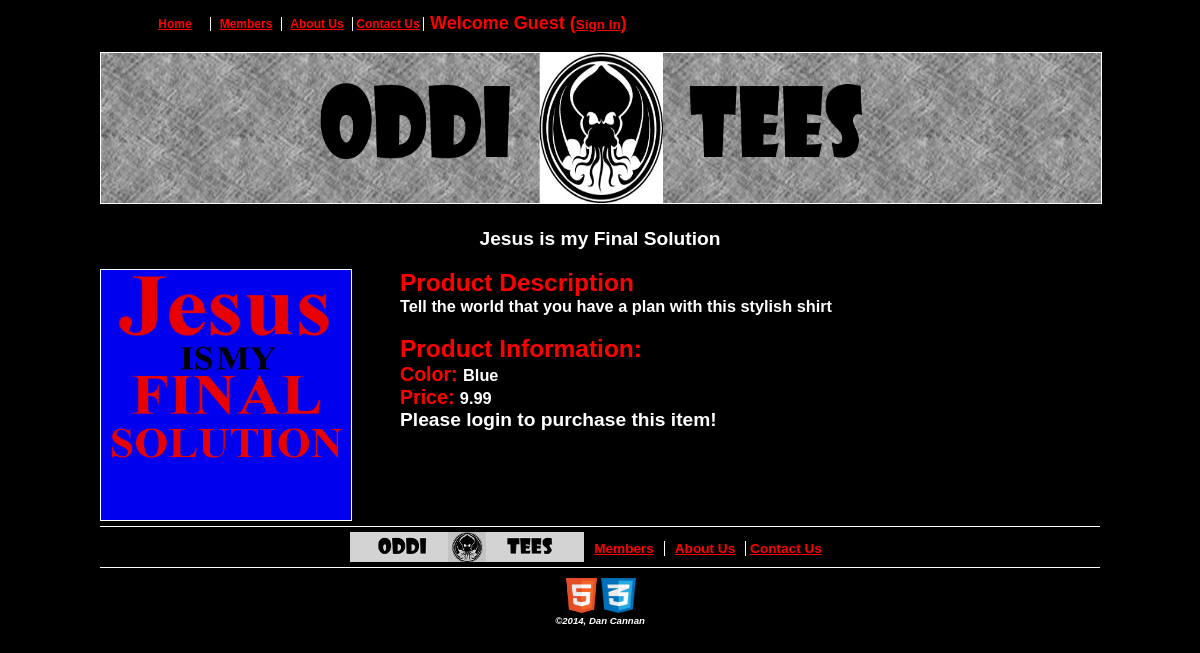
Page /jesus/index.php on the committed database.
### tables this page shows
CREATE TABLE IF NOT EXISTS `products` (
  `prodid` int(11) NOT NULL AUTO_INCREMENT,
  `name` varchar(30) NOT NULL,
  `description` varchar(200) NOT NULL,
  `price` decimal(3,2) NOT NULL,
  `image` varchar(80) NOT NULL,
  `color` varchar(10) NOT NULL,
  PRIMARY KEY (`prodid`)
);

### jesus/index.php (the view, shortened to what this page needs)
<!DOCTYPE html>
<?php
	include('../include/server-connect.php');
?>
<html lang="en">
  <head>
    <link type="text/css" rel="stylesheet" href="../stylesheets/project.css" />
  </head>
  <body>
	<div id="header">
		<ul id="sitenav">
			<li>
				<a href="../home.php">Home</a>
			</li>
			<li>
				<a href="../login.php">Members</a>
			</li>
			<li>
				<a href="../about.php">About Us</a>
			</li>
			<li>
				<a href="../contact.php">Contact Us</a>
			</li>
		</ul>
		<?php
			if (isset($_SESSION['customer']))
			{
				$cart = 0;
				$max = count($_SESSION['cart']);
				$name = $_SESSION['customer'];
				for ($i = 0; $i < $max; $i++)
				{
					$cart += $_SESSION['cart'][$i]['quantity'];
				}
				echo '
				<div id="welcome">
					<p class="welcomename">
						Welcome ' . $name . ' (<a class="smallmessage" href="../logout.php">Sign Out</a>)
					</p>
				</div>
				<div id="carticon">
					<p>
						<img src="../images/cart.jpg" alt="Shopping cart" />
					</p>
				</div>
				<div id="cartmessage">
					<p class="carttext">
						<a href="../cart.php">My Cart</a>
						(' . $cart . ')
					</p>
				</div>';
			}
			else
			{
				$name = 'Guest';
				echo '
				<div id="welcome">
					<p class="welcomename">Welcome ' . $name . ' (<a class="smallmessage" href="../login.php">Sign In</a>)
				</div>';
			}
		?>
	</div>
	<div id="main">
		<div id="toplogo">
			<img src="../images/big-logo.jpg" alt="Large size logo" />
		</div>
		<div id="prodinfo">
			<?php
				$prodid = 6;
				$query = "SELECT * FROM products WHERE prodid = '$prodid'";
				$result = mysqli_query($dbc, $query) or die('Error!');
				$row = mysqli_fetch_array($result);
				echo '<p class="title">' . $row['name'] . '</p>';
				echo '<img src="../' . $row['image'] . '" alt="' . $row['name'] . '">';
			?>
		</div>
		<div id="descrip">
			<?php
				echo '<span class="sh3">Product Description</span><br />' . $row['description'] . '<br /><br />';
				echo '<span class="sh3">Product Information:</span><br />';
				echo '<span class="sh4">Color: </span>' . $row['color'] . '<br />';
				echo '<span class="sh4">Price: </span>' . $row['price'] . '<br />';
			?>
		</div>
		<?php
			if (!isset($_SESSION['customer']))
			{
				echo '<span class="addmessage">Please login to purchase this item!</span>';
			}
		?>
	</div>
	<div id="bottom">
		<a class="logo" href="../home.php">
			<img src="../images/logo.png" alt="Logo Image" />
		</a>
		<ul id="bottomnav">
			<li class="seperator">
				<a href="../login.php">Members</a>
			</li>
			<li class="seperator">
				<a href="../about.php">About Us</a>
			</li>
			<li>
				<a href="../contact.php">Contact Us</a>
			</li>
		</ul>
	</div>
	<div id="footer">
		<p>
			<img src="../images/html5.png" alt="Valid XHTML5 Icon" />
			<img src="../images/css3.png" alt="Valid CSS3 Icon" />
			<br />
			&copy;2014, Dan Cannan
		</p>
	</div>
  </body>
</html>

### stylesheets/project.css (style rules this page uses)
body { width: 1000px; color: #fff; margin: auto; font-weight: bold; font-family: Calibri, Helvetica, Verdana, Arial, sans-sarif; background-color: #000; }
#header { width: 700px; font-size: 75%; text-align: center; }
#sitenav { float: left; width: 285px; }
ul#sitenav li { float: left; width: 70px; list-style: none; margin-top: 5px; border-right: thin solid #fff; }
#welcome { text-align: left; width: 215px; color: red; font-size: 150%; float: left; margin-left: 5px; }
.welcomename { margin-top: 13px; }
.smallmessage { font-size: 75%; }
#main { width: 100%; margin: auto; font-size: 120%; text-align: left; }
#toplogo img { height: 150px; width: 1000px; border: none; margin-bottom: 0; border: thin solid #fff; }
#prodinfo { text-align: center; }
#prodinfo img { width: 250px; height: 250px; border: thin solid #fff; float: left; }
#descrip { width: 70%; font-size: 85%; float: right; margin: auto; }
.sh3 { color: red; font-weight: bold; font-size: 150%; }
.sh4 { color: red; font-weight: bold; font-size: 120%; }
.addmessage { margin-left: 48px; text-align: center; }
#bottom { float: left; width: 100%; height: 40px; font-size: 85%; text-align: center; margin-top: 5px; border-top: thin solid #fff; }
ul#bottomnav li { float: left; width: 80px; list-style: none; margin: auto; }
.logo { float: left; margin-top: 5px; margin-left: 250px; }
#footer { font-size: 60%; text-align: center; border-top: thin solid #fff; clear: both; margin-top: 10px; font-style: italic; }
#footer img { width: 35px; height: 35px; }
a:link { color: red; }
.seperator { border-right: thin solid #fff; }

### rows in the picture
products: name "Jesus is my Final Solution", image (picture), description "Tell the world that you have a plan with this stylish shirt", color "Blue", price "9.99"

### other values in the picture
$name "Guest"
